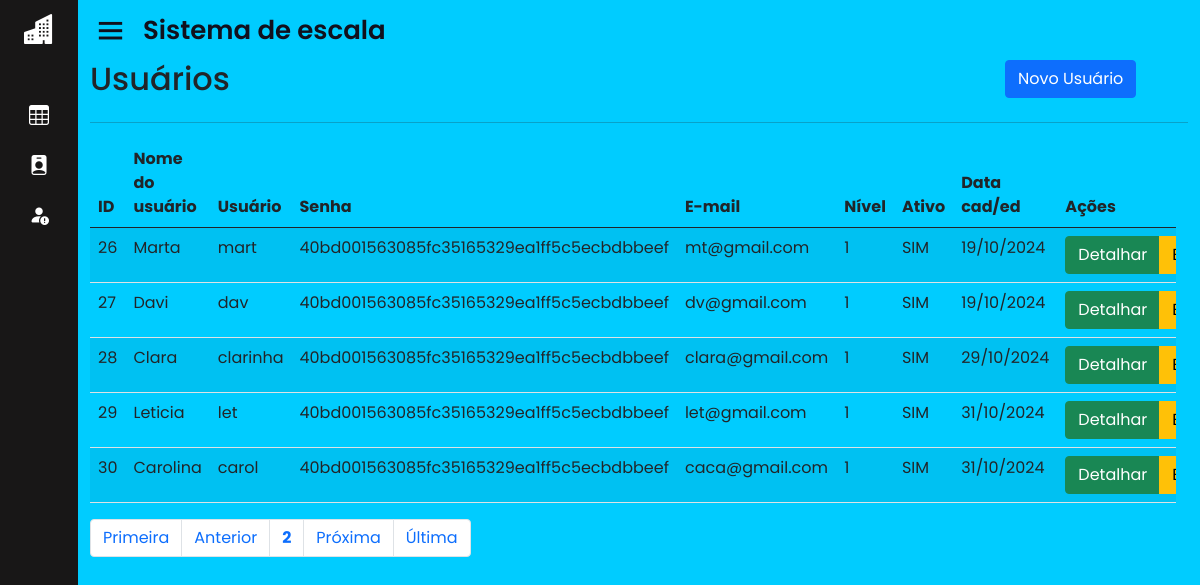
Before: /home.php?page=lista_usu&pagina=2 (signed in) with the older database file.
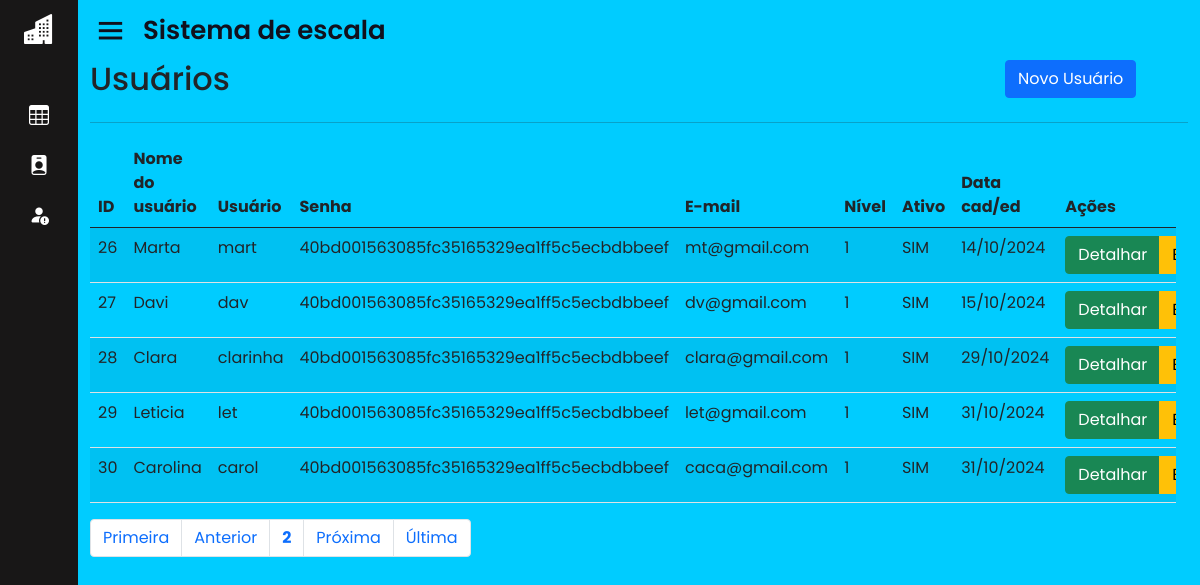
After: the same page with the newer database file.
### tables this page shows
CREATE TABLE IF NOT EXISTS `usuarios` (
  `id` int(11) unsigned NOT NULL AUTO_INCREMENT,
  `nome` varchar(50) NOT NULL,
  `usuario` varchar(25) NOT NULL,
  `senha` varchar(40) NOT NULL,
  `email` varchar(100) NOT NULL,
  `nivel` int(1) unsigned NOT NULL DEFAULT 1,
  `ativo` tinyint(1) NOT NULL DEFAULT 1,
  `dt_cadastro` datetime NOT NULL,
  `id_func` int(11) DEFAULT NULL,
  PRIMARY KEY (`id`),
  UNIQUE KEY `usuario` (`usuario`),
  KEY `nivel` (`nivel`),
  KEY `FK_usuarios_funcionario` (`id_func`),
  CONSTRAINT `FK_usuarios_funcionario` FOREIGN KEY (`id_func`) REFERENCES `funcionario` (`id_func`) ON DELETE CASCADE ON UPDATE CASCADE
);

### sis/usuarios/lista_usu.php (the view, shortened to what this page needs)
<div id="main" class="container-fluid">
	<div id="top" class="row">
		<div class="col-md-10">
			<h2>Usuários</h2>
		</div>
		<div class="col-md-2">
			<a href="?page=fadd_usu" class="btn btn-primary pull-right h2">Novo Usuário</a>
		</div>
	</div>
	<hr/>
		<div id="list" class="row">
			<div class="table-responsive">
				<?php
					$quantidade = 5;
					$pagina = (isset($_GET['pagina'])) ? (int)$_GET['pagina'] : 1;
					$inicio = ($quantidade * $pagina) - $quantidade;
					$data_all = mysqli_query($con, "select * from usuarios order by id asc limit $inicio, $quantidade;");
					echo "<table class='table table-striped' cellspacing='0' cellpading='0'>";
					echo "<thead><tr>";
					echo "<td><strong>ID</strong></td>";
					echo "<td><strong>Nome do usuário</strong></td>";
					echo "<td><strong>Usuário</strong></td>";
					echo "<td class='d-none d-md-table-cell'><strong>Senha</strong></td>";
					echo "<td class='d-none d-md-table-cell'><strong>E-mail</strong></td>";
					echo "<td class='d-none d-md-table-cell'><strong>Nível</strong></td>";
					echo "<td class='d-none d-md-table-cell'><strong>Ativo</strong></td>";
					echo "<td class='d-none d-md-table-cell'><strong>Data cad/ed</strong></td>";
					echo "<td class='actions'><strong>Ações</strong></td>";
					echo "</tr></thead><tbody>";
					while($info = mysqli_fetch_array($data_all)){
						echo "<tr>";
						echo "<td>".$info['id']."</td>";
						echo "<td>".$info['nome']."</td>";
						echo "<td>".$info['usuario']."</td>";
						echo "<td class='d-none d-md-table-cell'>".$info['senha']."</td>";
						echo "<td class='d-none d-md-table-cell'>".$info['email']." </td>";
						echo "<td class='d-none d-md-table-cell'>".$info['nivel']."</td>";
						if($info['ativo'] == 1){
							echo "<td class='d-none d-md-table-cell'>SIM</td>";
						}else if($info['ativo'] == 0){
							echo "<td class='d-none d-md-table-cell'>NÃO</td>";
						}
						echo "<td class='d-none d-md-table-cell'>".date('d/m/Y',strtotime($info['dt_cadastro']))."</td>";
						echo "<td><div class='btn-group btn-group-xs'>";
						echo "<a class='btn btn-success btn-xs' href=?page=view_usu&id=".$info['id']."> Detalhar </a>";
						echo "<a class='btn btn-warning btn-xs' href=?page=fedita_usu&id=".$info['id']."> Editar </a>";
					}
					echo "</tr></tbody></table>";
				?>
			</div>
		</div>
		<div id="bottom" class="row">
			<div class="col-md-12">
				<?php
					$sqlTotal 		= "select id from usuarios;";
					$qrTotal  		= mysqli_query($con, $sqlTotal);
					$numTotal 		= mysqli_num_rows($qrTotal);
					$totalpagina = (ceil($numTotal/$quantidade)<=0) ? 1 : ceil($numTotal/$quantidade);
					$anterior = (($pagina-1) <= 0) ? 1 : $pagina - 1;
					$posterior = (($pagina+1) >= $totalpagina) ? $totalpagina : $pagina+1;
					echo "<ul class='pagination'>";
					echo "<li class='page-item'><a class='page-link' href='?page=lista_usu&pagina=1'> Primeira</a></li> ";
					echo "<li class='page-item'><a class='page-link' href=\"?page=lista_usu&pagina=$anterior\"> Anterior</a></li> ";
					echo "<li class='page-item'><a class='page-link' href='?page=lista_usu&pagina=".$pagina."'><strong>".$pagina."</strong></a></li> ";
					echo "<li class='page-item'><a class='page-link' href=\"?page=lista_usu&pagina=$posterior\"> Pr&oacute;xima</a></li> ";
					echo "<li class='page-item'><a class='page-link' href=\"?page=lista_usu&pagina=$totalpagina\"> &Uacute;ltima</a></li></ul>";
				?>
			</div>
		</div>
</div>

Changed rows visible on the page:
changed usuarios "Marta": dt_cadastro "19/10/2024" → "14/10/2024"
changed usuarios "Davi": dt_cadastro "19/10/2024" → "15/10/2024"
